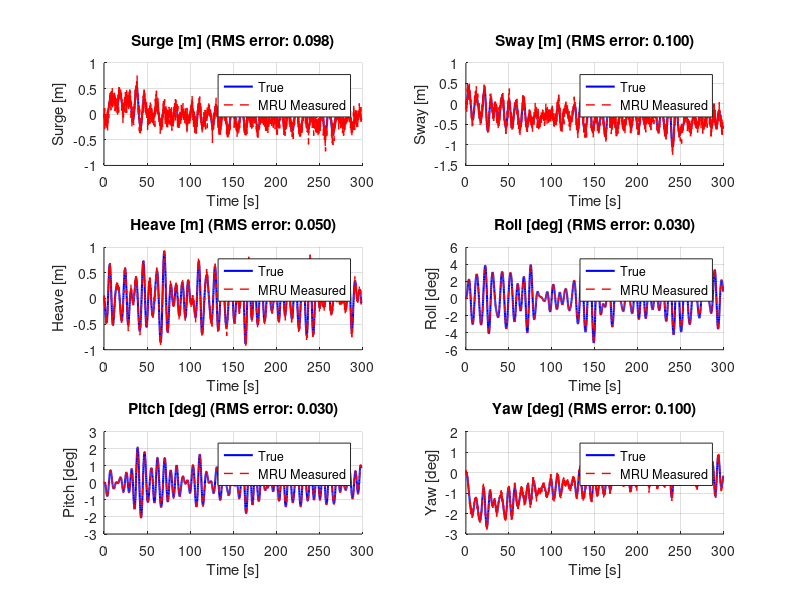
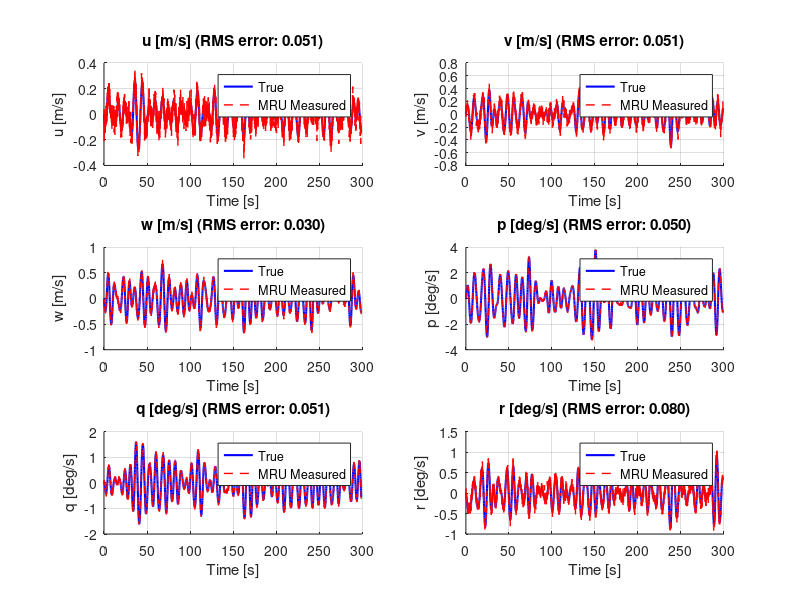

Write MATLAB code to recreate these figures, in order. (Note: a time limit stopped this script after it produced the figures.)
%%%%%%%%%%%%%%%%%%%%%%%%%%%%%%%%%%%%%%%%%%%%%%%%%%%%%%%%%%%%%%%%%%%%%%%%%%
% Motion Compensated Platform Simulation with MRU Sensor Noise
% Loads recorded vessel motion data and adds realistic MRU measurement noise
% MRU specifications based on Kongsberg Maritime state-of-the-art sensors
%%%%%%%%%%%%%%%%%%%%%%%%%%%%%%%%%%%%%%%%%%%%%%%%%%%%%%%%%%%%%%%%%%%%%%%%%%

clear; close all; clc;

%% Load recorded vessel motion data
fprintf('Loading recorded vessel motion data...\n');
load('vessel_motion_data.mat');

% Extract data from structure
t = motion_data.time;
eta_true = motion_data.eta;      % True positions [x, y, z, phi, theta, psi]
nu_true = motion_data.nu;        % True velocities [u, v, w, p, q, r]
N = length(t);
h = t(2) - t(1);                   % Sample time

fprintf('  Data loaded: %d samples, dt = %.4f s, duration = %.1f s\n', N, h, t(end));
fprintf('  %s\n', motion_data.description);

%% MRU Noise Specifications (Kongsberg Maritime state-of-the-art)
% Based on Kongsberg Seapath 380+ and MRU 5+ specifications

% Position noise standard deviations (RMS)
sigma_eta = [
    0.10;      % Surge (x) - 10 cm (position not directly measured, from integration)
    0.10;      % Sway (y) - 10 cm (position not directly measured, from integration)
    0.05;      % Heave (z) - 5 cm (primary measurement, very accurate)
    deg2rad(0.03);  % Roll (phi) - 0.03 degrees RMS
    deg2rad(0.03);  % Pitch (theta) - 0.03 degrees RMS
    deg2rad(0.10);  % Yaw (psi) - 0.10 degrees RMS (with gyrocompass)
];

% Velocity noise standard deviations (RMS)
sigma_nu = [
    0.05;      % Surge velocity (u) - 5 cm/s
    0.05;      % Sway velocity (v) - 5 cm/s
    0.03;      % Heave velocity (w) - 3 cm/s (heave rate is well measured)
    deg2rad(0.05);  % Roll rate (p) - 0.05 deg/s
    deg2rad(0.05);  % Pitch rate (q) - 0.05 deg/s
    deg2rad(0.08);  % Yaw rate (r) - 0.08 deg/s
];

% Optional: Small sensor bias (can drift slowly over time)
% Set to zero for no bias, or small values for realistic drift
bias_eta = zeros(6, 1);
bias_nu = zeros(6, 1);

% Optional: Bias drift rates (random walk)
drift_rate_eta = sigma_eta * 0.001;  % Very slow drift
drift_rate_nu = sigma_nu * 0.001;    % Very slow drift

fprintf('\nMRU Noise Model (Kongsberg Maritime state-of-the-art):\n');
fprintf('Position noise (RMS):\n');
fprintf('  Surge/Sway: %.1f cm, Heave: %.1f cm\n', sigma_eta(1)*100, sigma_eta(3)*100);
fprintf('  Roll/Pitch: %.3f deg, Yaw: %.3f deg\n', rad2deg(sigma_eta(4)), rad2deg(sigma_eta(6)));
fprintf('Velocity noise (RMS):\n');
fprintf('  Linear velocities: %.1f cm/s\n', sigma_nu(1)*100);
fprintf('  Angular velocities: %.3f deg/s\n', rad2deg(sigma_nu(4)));

%% Generate MRU measurements with noise
fprintf('\nGenerating MRU measurements with sensor noise...\n');

% Preallocate measurement arrays
eta_mru = zeros(N, 6);
nu_mru = zeros(N, 6);

% Preallocate bias arrays
bias_eta_log = zeros(N, 6);
bias_nu_log = zeros(N, 6);

% Set random seed for reproducibility
rng(42);

% Generate measurements for each time step
for k = 1:N
    % Update bias with random walk (slow drift)
    if k > 1
        bias_eta = bias_eta + sqrt(h) * drift_rate_eta .* randn(6, 1);
        bias_nu = bias_nu + sqrt(h) * drift_rate_nu .* randn(6, 1);
    end

    % Add white Gaussian noise to position measurements
    noise_eta = sigma_eta .* randn(6, 1);
    eta_mru(k, :) = eta_true(k, :)' + noise_eta + bias_eta;

    % Add white Gaussian noise to velocity measurements
    noise_nu = sigma_nu .* randn(6, 1);
    nu_mru(k, :) = nu_true(k, :)' + noise_nu + bias_nu;

    % Log bias for analysis
    bias_eta_log(k, :) = bias_eta';
    bias_nu_log(k, :) = bias_nu';
end

%% Calculate measurement errors
eta_error = eta_mru - eta_true;
nu_error = nu_mru - nu_true;

% Calculate RMS errors
eta_rms = sqrt(mean(eta_error.^2, 1));
nu_rms = sqrt(mean(nu_error.^2, 1));

fprintf('\nMeasurement Error Statistics (RMS):\n');
fprintf('Position errors:\n');
fprintf('  Surge: %.2f cm, Sway: %.2f cm, Heave: %.2f cm\n', ...
    eta_rms(1)*100, eta_rms(2)*100, eta_rms(3)*100);
fprintf('  Roll: %.3f deg, Pitch: %.3f deg, Yaw: %.3f deg\n', ...
    rad2deg(eta_rms(4)), rad2deg(eta_rms(5)), rad2deg(eta_rms(6)));
fprintf('Velocity errors:\n');
fprintf('  u: %.2f cm/s, v: %.2f cm/s, w: %.2f cm/s\n', ...
    nu_rms(1)*100, nu_rms(2)*100, nu_rms(3)*100);
fprintf('  p: %.3f deg/s, q: %.3f deg/s, r: %.3f deg/s\n', ...
    rad2deg(nu_rms(4)), rad2deg(nu_rms(5)), rad2deg(nu_rms(6)));

%% Visualization
fprintf('\nGenerating plots...\n');

% Create time vector relative to start
tt = t - t(1);

% Labels for plots
eta_labels = {'Surge [m]', 'Sway [m]', 'Heave [m]', 'Roll [deg]', 'Pitch [deg]', 'Yaw [deg]'};
nu_labels = {'u [m/s]', 'v [m/s]', 'w [m/s]', 'p [deg/s]', 'q [deg/s]', 'r [deg/s]'};
scale_eta = [1, 1, 1, 180/pi, 180/pi, 180/pi];
scale_nu = [1, 1, 1, 180/pi, 180/pi, 180/pi];

% Figure 1: Position measurements with noise
figure(1); clf;
set(gcf, 'Name', 'MRU Position Measurements', 'NumberTitle', 'off');
for i = 1:6
    subplot(3, 2, i);
    hold on; grid on;
    plot(tt, scale_eta(i) * eta_true(:, i), 'b-', 'LineWidth', 1.5, 'DisplayName', 'True');
    plot(tt, scale_eta(i) * eta_mru(:, i), 'r--', 'LineWidth', 1.0, 'DisplayName', 'MRU Measured');
    xlabel('Time [s]');
    ylabel(eta_labels{i});
    legend('Location', 'best');
    title(sprintf('%s (RMS error: %.3f)', eta_labels{i}, eta_rms(i)*scale_eta(i)));
end
if exist('sgtitle', 'file')
    sgtitle('MRU Position Measurements vs True Motion');
end

% Figure 2: Velocity measurements with noise
figure(2); clf;
set(gcf, 'Name', 'MRU Velocity Measurements', 'NumberTitle', 'off');
for i = 1:6
    subplot(3, 2, i);
    hold on; grid on;
    plot(tt, scale_nu(i) * nu_true(:, i), 'b-', 'LineWidth', 1.5, 'DisplayName', 'True');
    plot(tt, scale_nu(i) * nu_mru(:, i), 'r--', 'LineWidth', 1.0, 'DisplayName', 'MRU Measured');
    xlabel('Time [s]');
    ylabel(nu_labels{i});
    legend('Location', 'best');
    title(sprintf('%s (RMS error: %.3f)', nu_labels{i}, nu_rms(i)*scale_nu(i)));
end
if exist('sgtitle', 'file')
    sgtitle('MRU Velocity Measurements vs True Motion');
end

% Figure 3: Measurement errors
figure(3); clf;
set(gcf, 'Name', 'MRU Measurement Errors', 'NumberTitle', 'off');
for i = 1:6
    subplot(3, 2, i);
    hold on; grid on;
    plot(tt, scale_eta(i) * eta_error(:, i), 'r-', 'LineWidth', 1.0);
    plot(tt([1 end]), scale_eta(i) * [1 1] * sigma_eta(i), 'k--', 'LineWidth', 1.5, 'DisplayName', '1-\sigma');
    plot(tt([1 end]), -scale_eta(i) * [1 1] * sigma_eta(i), 'k--', 'LineWidth', 1.5, 'HandleVisibility', 'off');
    xlabel('Time [s]');
    ylabel(['Error ' eta_labels{i}]);
    legend('Location', 'best');
    title(sprintf('Position Error (RMS: %.3f)', eta_rms(i)*scale_eta(i)));
    ylim([-4*sigma_eta(i)*scale_eta(i), 4*sigma_eta(i)*scale_eta(i)]);
end
if exist('sgtitle', 'file')
    sgtitle('MRU Position Measurement Errors');
end

% Figure 4: Velocity measurement errors
figure(4); clf;
set(gcf, 'Name', 'MRU Velocity Errors', 'NumberTitle', 'off');
for i = 1:6
    subplot(3, 2, i);
    hold on; grid on;
    plot(tt, scale_nu(i) * nu_error(:, i), 'r-', 'LineWidth', 1.0);
    plot(tt([1 end]), scale_nu(i) * [1 1] * sigma_nu(i), 'k--', 'LineWidth', 1.5, 'DisplayName', '1-\sigma');
    plot(tt([1 end]), -scale_nu(i) * [1 1] * sigma_nu(i), 'k--', 'LineWidth', 1.5, 'HandleVisibility', 'off');
    xlabel('Time [s]');
    ylabel(['Error ' nu_labels{i}]);
    legend('Location', 'best');
    title(sprintf('Velocity Error (RMS: %.3f)', nu_rms(i)*scale_nu(i)));
    ylim([-4*sigma_nu(i)*scale_nu(i), 4*sigma_nu(i)*scale_nu(i)]);
end
if exist('sgtitle', 'file')
    sgtitle('MRU Velocity Measurement Errors');
end

% Figure 5: Focus on heave (most important for MCE)
figure(5); clf;
set(gcf, 'Name', 'Heave Motion Detail', 'NumberTitle', 'off');
subplot(2, 1, 1);
hold on; grid on;
plot(tt, eta_true(:, 3), 'b-', 'LineWidth', 2, 'DisplayName', 'True Heave');
plot(tt, eta_mru(:, 3), 'r--', 'LineWidth', 1.5, 'DisplayName', 'MRU Measured');
xlabel('Time [s]');
ylabel('Heave [m]');
legend('Location', 'best');
title(sprintf('Heave Position (MRU accuracy: %.1f cm RMS)', eta_rms(3)*100));

subplot(2, 1, 2);
hold on; grid on;
plot(tt, eta_error(:, 3)*100, 'r-', 'LineWidth', 1.0, 'DisplayName', 'Measurement Error');
plot(tt([1 end]), [1 1] * sigma_eta(3)*100, 'k--', 'LineWidth', 1.5, 'DisplayName', '1-\sigma bound');
plot(tt([1 end]), -[1 1] * sigma_eta(3)*100, 'k--', 'LineWidth', 1.5, 'HandleVisibility', 'off');
xlabel('Time [s]');
ylabel('Heave Error [cm]');
legend('Location', 'best');
title(sprintf('Heave Measurement Error (RMS: %.2f cm)', eta_rms(3)*100));
ylim([-4*sigma_eta(3)*100, 4*sigma_eta(3)*100]);

if exist('sgtitle', 'file')
    sgtitle('Heave Motion - Critical for Motion Compensation');
end

% Figure 6: Error histograms to verify Gaussian distribution
figure(6); clf;
set(gcf, 'Name', 'MRU Error Distributions', 'NumberTitle', 'off');
for i = 1:6
    subplot(3, 2, i);
    histogram(scale_eta(i) * eta_error(:, i), 30, 'Normalization', 'pdf');
    hold on; grid on;

    % Overlay theoretical Gaussian (scaled to match units)
    sigma_scaled = scale_eta(i) * sigma_eta(i);  % Convert sigma to same units as plotted data
    x_range = linspace(-4*sigma_scaled, 4*sigma_scaled, 100);
    pdf_gaussian = (1/(sigma_scaled*sqrt(2*pi))) * exp(-0.5*(x_range/sigma_scaled).^2);
    plot(x_range, pdf_gaussian, 'r-', 'LineWidth', 2);

    xlabel(['Error ' eta_labels{i}]);
    ylabel('Probability Density');
    title(eta_labels{i});
    legend('Measured', 'Theoretical', 'Location', 'best');
end
if exist('sgtitle', 'file')
    sgtitle('Position Error Distributions (should be Gaussian)');
end

fprintf('Done!\n');

%% Save MRU data for use in motion compensation simulations
mru_data.time = t;
mru_data.eta_true = eta_true;
mru_data.nu_true = nu_true;
mru_data.eta_mru = eta_mru;
mru_data.nu_mru = nu_mru;
mru_data.eta_error = eta_error;
mru_data.nu_error = nu_error;
mru_data.sigma_eta = sigma_eta;
mru_data.sigma_nu = sigma_nu;
mru_data.description = 'MRU measurements with Kongsberg Maritime state-of-the-art noise model';

save('vessel_mru_data.mat', 'mru_data');
fprintf('\nMRU data saved to vessel_motion_data.mat\n');
